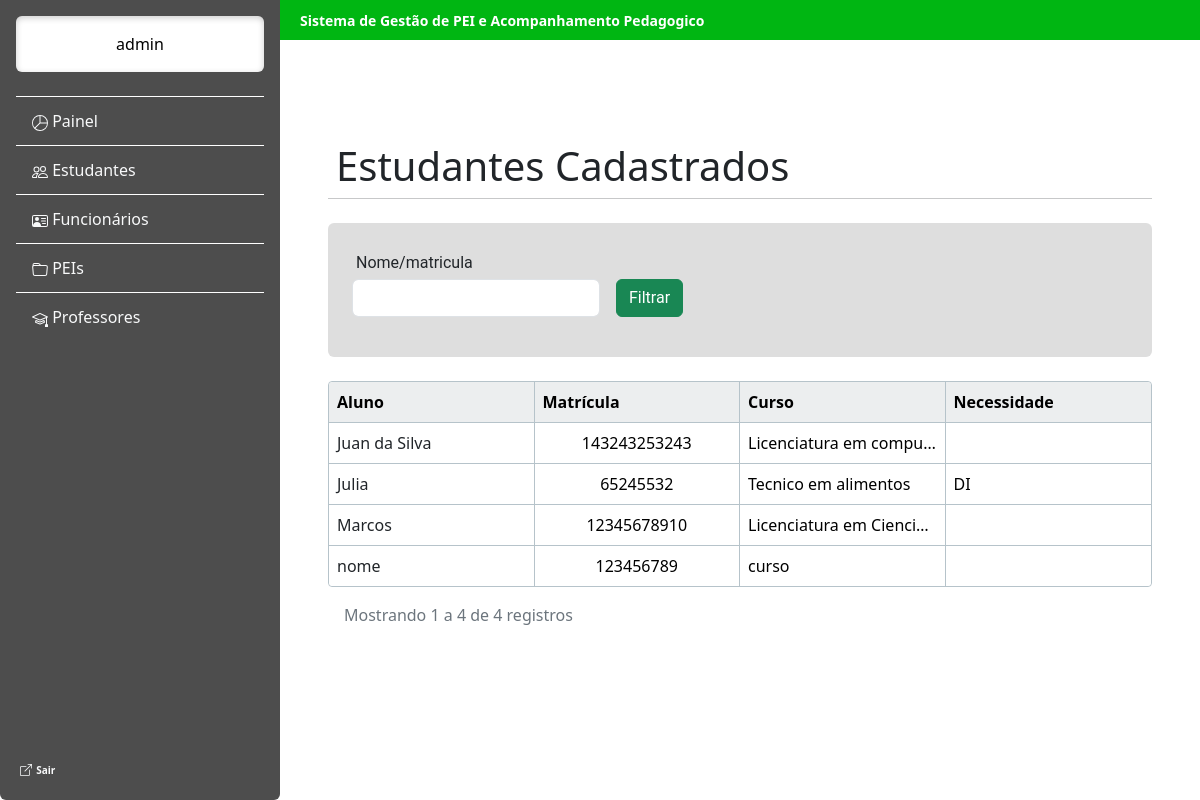
Page /estudante/estudante_cadastrado/ (signed in) on the earlier database version.
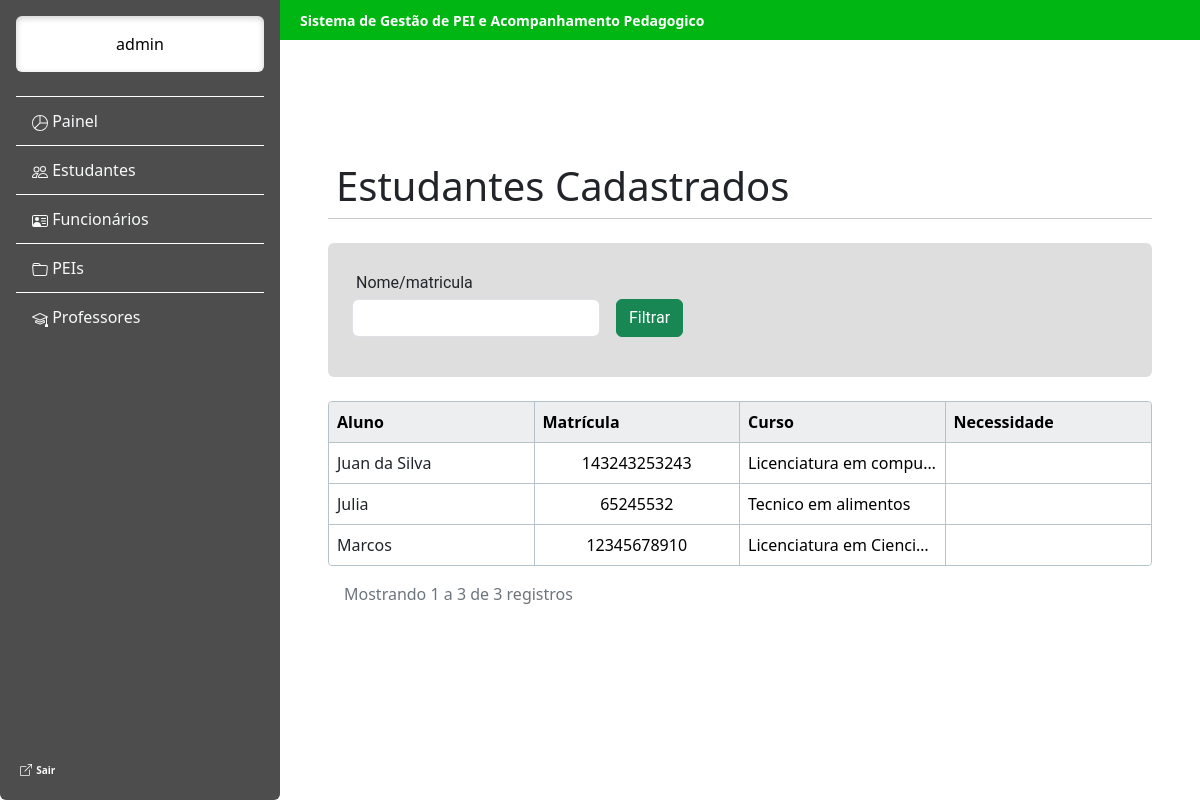
Same page on the later database version.
### estudante/models.py (models this page shows, shortened)
class Estudante(models.Model):
    cpf = models.CharField(max_length=255, unique=True)
    matricula = models.CharField(max_length=255, primary_key=True)
    nome = models.CharField(max_length=255)
    data_de_nascimento = models.DateField()
    curso = models.CharField(max_length=255)
    periodo = models.IntegerField()
    turma = models.CharField(max_length=255)
    ingresso = models.DateField()
    nota = models.FloatField()
    telefone = models.CharField(max_length=255)
    email = models.EmailField(unique=True)
    pai = models.CharField(max_length=255)
    mae = models.CharField(max_length=255)
    telefone_responsavel = models.CharField(max_length=255)
    email_responsavel = models.CharField(max_length=255)

class Diagnostico(models.Model):
    laudo = models.CharField(max_length=255)
    texto = models.TextField()
    ano_diagnostico = models.IntegerField()
    atendimento_fora_da_escola = models.CharField()
    texto_atendimento = models.TextField()
    estudante = models.OneToOneField(Estudante,on_delete=models.CASCADE)

### estudante/views.py (the view)
# urls.py: path("estudante_cadastrado/", views.estudante_cadastrado, name="estudante_cadastrado"),
@login_required(login_url="login1")
def estudante_cadastrado(request):
    estudantes = Estudante.objects.all().order_by("nome")
    filtro = request.GET.get("filtro", "").strip()
    if filtro:
        estudantes = estudantes.filter(Q(nome__icontains=filtro) | Q(matricula__icontains=filtro))
    paginas = Paginator(estudantes,
                        9)  # isso aqui faz a divisão da quantidade de estudantes em tabelas de 9 em 9, ou menos
    pagina = request.GET.get(
        "page")  # isso aqui é para saber qual paginas entre, as divisões feitas, foi pedida pelo user
    estudantes = paginas.get_page(pagina)  # coloca os estudantes divididos na variavel estudante
    estudante_selecionado = None
    matricula = request.GET.get("estudante")
    if matricula:
        estudante_selecionado = Estudante.objects.get(matricula=matricula)
    dicionario = {"estudantes": estudantes, 'nome_usuario': request.user.first_name,
                  "estudante_selecionado": estudante_selecionado, "filtro": filtro}
    return render(request, "estudantes_cadastrados.html", dicionario)

### estudante/templates/estudantes_cadastrados.html (shortened to what this page needs)
<!doctype html>
<html lang="pt-BR">
<head>
    <link href="https://cdn.jsdelivr.net/npm/bootstrap@5.3.8/dist/css/bootstrap.min.css" rel="stylesheet">
</head>
<body class="d-flex justify-content-center align-items-center min-vh-100">
    {% include 'barra_lateral.html' %}
    <main class="flex-grow-1 p-5">
        <div class="topbar fw-bold" style=" background-color: #00B612; color: #ffffff; font-size: 14px;">
            Sistema de Gestão de PEI e Acompanhamento Pedagogico
        </div>
        <div class="display-6 p-2">
            Estudantes Cadastrados
        </div>
        <hr class="w-100  m-0 p-0 border-dark">
        <br>
    <form method="get" class="bg-cinza w-100 p-4 rounded">
        <div class="p-1">Nome/matricula</div>
        <div class="row g-3 mb-3">
            <div class="col-md-4"><input name="filtro" value="{{ filtro }}"  class="form-control"></div>
            <div class="col-md-3"><button type="submit" class="btn btn-success">Filtrar</button></div>
        </div>
    </form>
        <br>
        <table class="table w-100 mb-0 tabela-customizada">
            <thead>
                <tr>
                    <th class="p-2">Aluno</th>
                    <th class="p-2">Matrícula</th>
                    <th class="p-2">Curso</th>
                    <th class="p-2">Necessidade</th>
                </tr>
            </thead>
            <tbody>
             {% if estudantes %}
                {% for estudante in estudantes %}
                <tr>
                    <td class="p-2"><a href="{% url 'estudante_cadastrado' %}?page={{ estudantes.number }}&estudante={{ estudante.matricula }}&filtro={{ filtro }}" class="link-dark text-decoration-none">
                                        {{ estudante.nome }}
                                    </a></td>
                    <td class="text-center p-2">{{ estudante.matricula }}</td>
                    <td class="p-2">{{ estudante.curso }}</td>
                    <td class="p-2">{{ estudante.diagnostico.texto}}</td>
                </tr>
                {% endfor %}
            {% else %}
                 <tr>
                    <td>
                    Nenhum estudante encontrado
                    </td>
                 </tr>
            {% endif %}
            </tbody>
        </table>
        <div class="d-flex justify-content-between align-items-center p-3">
            <div class="text-secondary">
                Mostrando {{estudantes.start_index}} a {{estudantes.end_index}} de {{ estudantes.paginator.count }} registros
            </div>
        </div>
        <br>
    </main>
</body>
</html>

Differences in the rows shown:
removed Estudante: nome "nome", matricula "123456789", curso "curso"
shown differently, row unchanged: Estudante "Julia": diagnostico.texto "DI" → (not shown)
Other differences:
{{ estudantes.end_index }}: "4" → "3"
{{ estudantes.paginator.count }}: "4" → "3"
